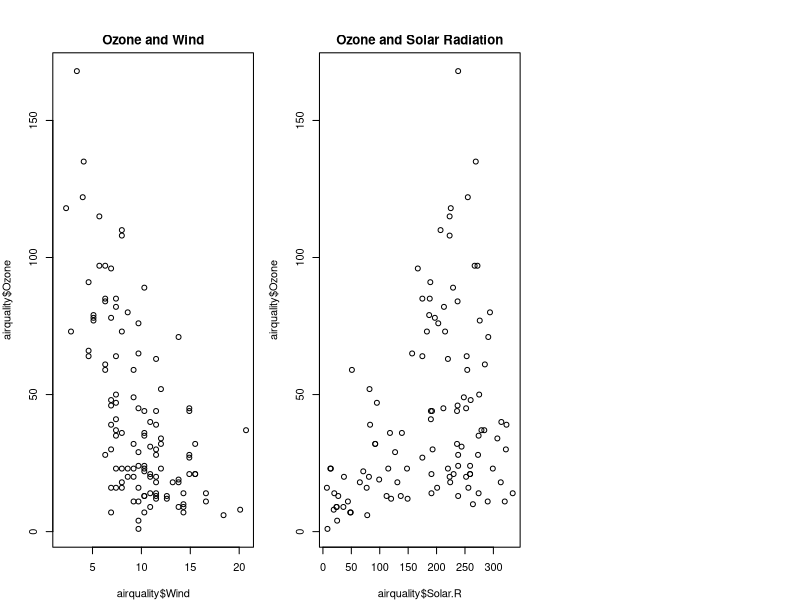

Generate this figure with R:
try(dev.off(),silent=TRUE)
par(mfrow = c(1, 3), mar = c(4, 4, 2, 1), oma = c(0, 0, 2, 0))
plot(airquality$Wind, airquality$Ozone, main = "Ozone and Wind")
plot(airquality$Solar.R, airquality$Ozone, main = "Ozone and Solar Radiation")
